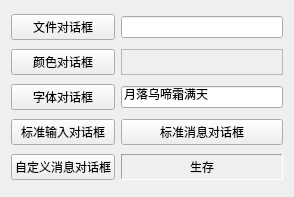
<?xml version="1.0" encoding="UTF-8"?>
<ui version="4.0">
 <class>Widget</class>
 <widget class="QWidget" name="Widget">
  <property name="geometry">
   <rect>
    <x>0</x>
    <y>0</y>
    <width>294</width>
    <height>197</height>
   </rect>
  </property>
  <property name="windowTitle">
   <string>Widget</string>
  </property>
  <layout class="QGridLayout" name="gridLayout">
   <item row="0" column="0">
    <widget class="QPushButton" name="pushButton_file">
     <property name="text">
      <string>文件对话框</string>
     </property>
    </widget>
   </item>
   <item row="0" column="1">
    <widget class="QLineEdit" name="lineEdit_file"/>
   </item>
   <item row="1" column="0">
    <widget class="QPushButton" name="pushButton_color">
     <property name="text">
      <string>颜色对话框</string>
     </property>
    </widget>
   </item>
   <item row="1" column="1">
    <widget class="QFrame" name="frame">
     <property name="frameShape">
      <enum>QFrame::StyledPanel</enum>
     </property>
     <property name="frameShadow">
      <enum>QFrame::Raised</enum>
     </property>
    </widget>
   </item>
   <item row="2" column="0">
    <widget class="QPushButton" name="pushButton_font">
     <property name="text">
      <string>字体对话框</string>
     </property>
    </widget>
   </item>
   <item row="2" column="1">
    <widget class="QLineEdit" name="lineEdit_font">
     <property name="enabled">
      <bool>true</bool>
     </property>
     <property name="text">
      <string>月落乌啼霜满天</string>
     </property>
    </widget>
   </item>
   <item row="3" column="0">
    <widget class="QPushButton" name="pushButton_input">
     <property name="text">
      <string>标准输入对话框</string>
     </property>
    </widget>
   </item>
   <item row="3" column="1">
    <widget class="QPushButton" name="pushButton_msg">
     <property name="text">
      <string>标准消息对话框</string>
     </property>
    </widget>
   </item>
   <item row="4" column="0">
    <widget class="QPushButton" name="pushButton_custom">
     <property name="text">
      <string>自定义消息对话框</string>
     </property>
    </widget>
   </item>
   <item row="4" column="1">
    <widget class="QLabel" name="label">
     <property name="frameShape">
      <enum>QFrame::Panel</enum>
     </property>
     <property name="frameShadow">
      <enum>QFrame::Sunken</enum>
     </property>
     <property name="lineWidth">
      <number>1</number>
     </property>
     <property name="text">
      <string>生存</string>
     </property>
     <property name="alignment">
      <set>Qt::AlignCenter</set>
     </property>
    </widget>
   </item>
  </layout>
 </widget>
 <layoutdefault spacing="6" margin="11"/>
 <resources/>
 <connections/>
</ui>
